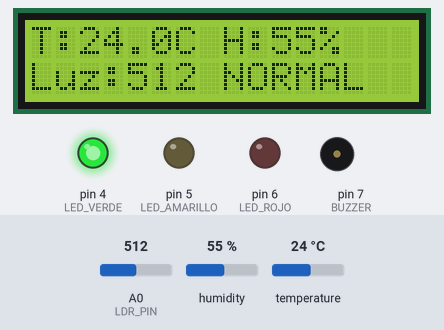
Recording of a sketch running on a simulated Arduino Uno, built with avr-gcc and run on an emulated ATmega328P. Shown: 16×2 character LCD, output pins drawn as LEDs (lit = HIGH), buzzer (waves = sounding, pin HIGH). Inputs (shaded band) come from the test bench; at power-on: temperature 24 °C, A0 (LDR_PIN) = 512, humidity 55 %. What the sketch prints to the serial monitor is not drawn.

Above: at 3.2 s.
3.3 s: temperature set to 31 °C
At 4.5 s:
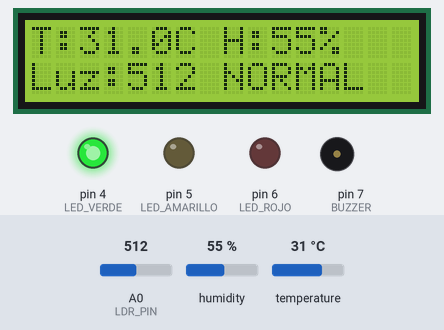
6.0 s: temperature set to 34 °C
At 7.4 s:
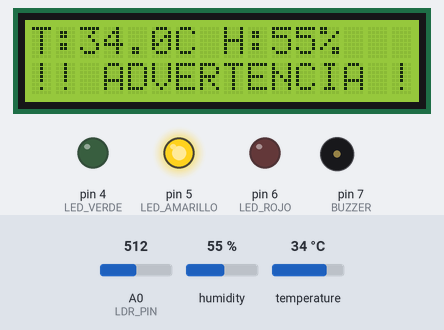
8.7 s: temperature set to 37 °C
At 10.8 s:
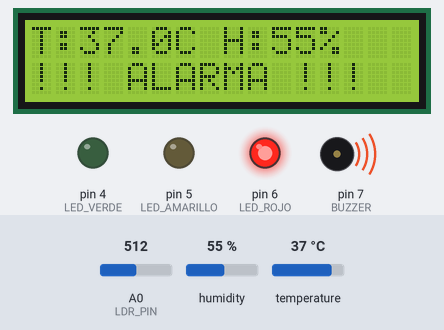
11.9 s: temperature set to 12 °C
At 13.6 s:
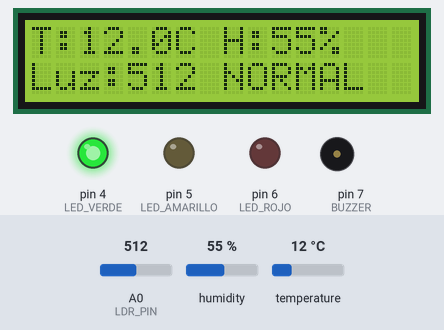
14.6 s: A0 (LDR_PIN) set to 716
At 17.8 s:
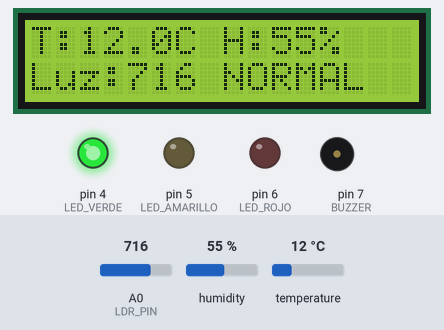
18.1 s: A0 (LDR_PIN) set to 900
At 19.5 s:
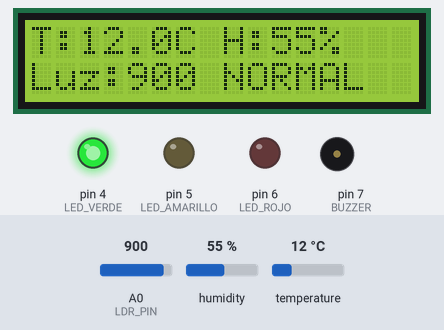
Timing chart, 0 to 21.1 s (numbered marks = the images above; inputs shaded):
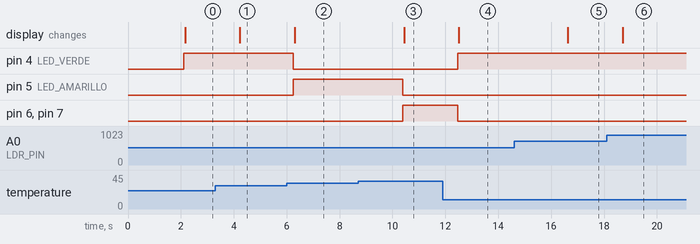

Measured:
- the behaviour switches between 32 and 33 °C on temperature (found by bisection; images 1 and 2)
- the behaviour switches between 35 and 36 °C on temperature (found by bisection; images 2 and 3)
- after the input at 3.3 s, the display: changes after 0.93 s (image 1)
- after the input at 6.0 s, pin 4 (LED_VERDE): HIGH → LOW after 0.25 s; pin 5 (LED_AMARILLO): LOW → HIGH after 0.25 s; the display: changes after 0.30 s (image 2)
- after the input at 8.7 s, pin 5 (LED_AMARILLO): HIGH → LOW after 1.7 s; pin 6 (LED_ROJO), pin 7 (BUZZER): LOW → HIGH after 1.7 s; the display: changes after 1.7 s (image 3)
- after the input at 11.9 s, pin 4 (LED_VERDE): LOW → HIGH after 0.56 s; pin 6 (LED_ROJO), pin 7 (BUZZER): HIGH → LOW after 0.56 s; the display: changes after 0.60 s (image 4)
- after the input at 14.6 s, the display: changes after 2.0 s (image 5)
- after the input at 18.1 s, the display: changes after 0.60 s (image 6)

The sketch:

Practico_Experimental_Sistemas_Digitales.ino
```cpp
// ==========================================================
// PROYECTO: Sistema Inteligente de Monitoreo Ambiental
// ASIGNATURA: Sistemas Digitales - UEA
// Integrantes: Muñoz Shiguango Flor Divina
//              Erminia Natividad Galeas Rodríguez
//              Lady Melida Guerrero Quiñonez
//              Jesenia Marisol Montalvan Ochoa
//              Lady Andrea Alejandro Alejandro
// Docente: Ing. Linda Aguilar Moncayo, Mgs
// Período lectivo: 2026-2026
// ==========================================================
#include <Wire.h>
#include <LiquidCrystal_I2C.h>
#include <DHT.h>

#define DHTPIN 2
#define DHTTYPE DHT11
#define LED_VERDE 4
#define LED_AMARILLO 5
#define LED_ROJO 6
#define BUZZER 7
#define LDR_PIN A0

#define TEMP_ADVERTENCIA 33.0
#define TEMP_ALARMA 36.0
#define HUM_ADVERTENCIA 90.0
#define HUM_ALARMA 95.0
#define LUZ_BAJA 300

#define ESTADO_INICIAL 0
#define ESTADO_MONITOREO 1
#define ESTADO_ADVERTENCIA 2
#define ESTADO_ALARMA 3

DHT dht(DHTPIN, DHTTYPE);
LiquidCrystal_I2C lcd(0x27, 16, 2);
int estadoActual = ESTADO_INICIAL;

void setup() {
  Serial.begin(9600);
  pinMode(LED_VERDE, OUTPUT);
  pinMode(LED_AMARILLO, OUTPUT);
  pinMode(LED_ROJO, OUTPUT);
  pinMode(BUZZER, OUTPUT);
  dht.begin();
  lcd.init();
  lcd.backlight();
  lcd.setCursor(0, 0);
  lcd.print("Sistema Monitor");
  lcd.setCursor(0, 1);
  lcd.print("Iniciando...");
  delay(2000);
  lcd.clear();
  estadoActual = ESTADO_MONITOREO;
  Serial.println("Sistema iniciado correctamente");
}

void loop() {
  float temp = dht.readTemperature();
  float hum = dht.readHumidity();
  int luz = analogRead(LDR_PIN);

  if (isnan(temp) || isnan(hum)) {
    Serial.println("Error leyendo DHT11");
    return;
  }

  if (temp >= TEMP_ALARMA || hum >= HUM_ALARMA) {
    estadoActual = ESTADO_ALARMA;
  } else if (temp >= TEMP_ADVERTENCIA || hum >= HUM_ADVERTENCIA) {
    estadoActual = ESTADO_ADVERTENCIA;
  } else {
    estadoActual = ESTADO_MONITOREO;
  }

  digitalWrite(LED_VERDE, LOW);
  digitalWrite(LED_AMARILLO, LOW);
  digitalWrite(LED_ROJO, LOW);
  digitalWrite(BUZZER, LOW);

  switch (estadoActual) {
    case ESTADO_MONITOREO:
      digitalWrite(LED_VERDE, HIGH);
      lcd.setCursor(0, 0);
      lcd.print("T:"); lcd.print(temp, 1); lcd.print("C H:"); lcd.print(hum, 0); lcd.print("%  ");
      lcd.setCursor(0, 1);
      lcd.print("Luz:"); lcd.print(luz); lcd.print(" NORMAL  ");
      Serial.print("Temperatura: "); Serial.print(temp); Serial.println(" C");
      Serial.print("Humedad: "); Serial.print(hum); Serial.println(" %");
      Serial.print("Luminosidad: "); Serial.println(luz);
      Serial.println("Estado: Monitoreo");
      break;

    case ESTADO_ADVERTENCIA:
      digitalWrite(LED_AMARILLO, HIGH);
      lcd.setCursor(0, 0);
      lcd.print("T:"); lcd.print(temp, 1); lcd.print("C H:"); lcd.print(hum, 0); lcd.print("%  ");
      lcd.setCursor(0, 1);
      lcd.print("!! ADVERTENCIA !!");
      Serial.print("Temperatura: "); Serial.print(temp); Serial.println(" C");
      Serial.print("Humedad: "); Serial.print(hum); Serial.println(" %");
      Serial.print("Luminosidad: "); Serial.println(luz);
      Serial.println("Estado: Advertencia");
      break;

    case ESTADO_ALARMA:
      digitalWrite(LED_ROJO, HIGH);
      digitalWrite(BUZZER, HIGH);
      lcd.setCursor(0, 0);
      lcd.print("T:"); lcd.print(temp, 1); lcd.print("C H:"); lcd.print(hum, 0); lcd.print("%  ");
      lcd.setCursor(0, 1);
      lcd.print("!!! ALARMA !!!  ");
      Serial.print("Temperatura: "); Serial.print(temp); Serial.println(" C");
      Serial.print("Humedad: "); Serial.print(hum); Serial.println(" %");
      Serial.print("Luminosidad: "); Serial.println(luz);
      Serial.println("Estado: ALARMA CRITICA");
      break;
  }
  delay(2000);
}
```
